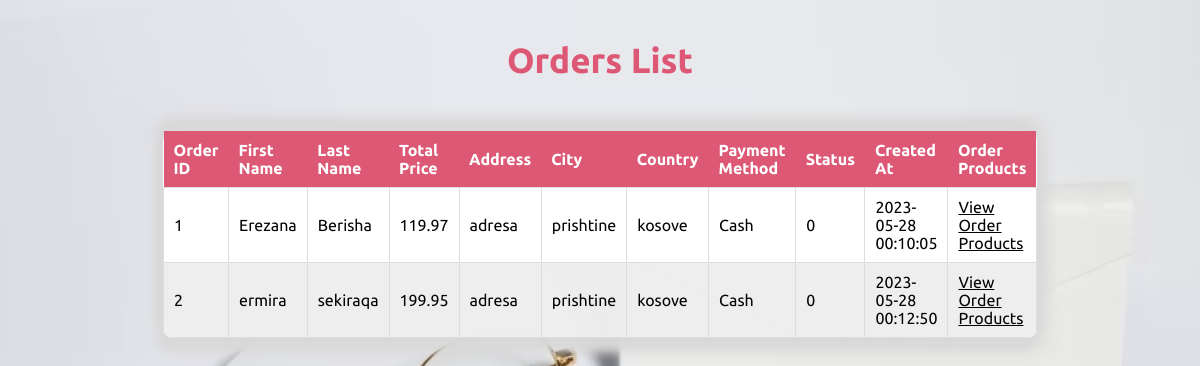
/orders-table.php (signed in), run on the app's committed database.
### tables this page shows
CREATE TABLE `orders` (
  `order_id` int(11) NOT NULL,
  `first_name` varchar(50) DEFAULT NULL,
  `last_name` varchar(50) DEFAULT NULL,
  `total_price` decimal(10,2) DEFAULT NULL,
  `address` varchar(100) DEFAULT NULL,
  `city` varchar(50) DEFAULT NULL,
  `country` varchar(50) DEFAULT NULL,
  `payment_method` varchar(50) DEFAULT NULL,
  `status` varchar(50) DEFAULT NULL,
  `created_at` timestamp NOT NULL DEFAULT current_timestamp()
);

### orders-table.php (the view, shortened to what this page needs)
<?php
$host = 'localhost';
$username = 'root';
$password = '';
$database = 'e-commerce-db';
if (isset($_SESSION['email'])) {
    if ($_SESSION['role'] === 'admin') {
        echo
        '<!DOCTYPE html>
        <html>
        <head>
            <meta charset="UTF-8">
            <meta http-equiv="X-UA-Compatible" content="IE=edge">
            <meta name="viewport" content="width=device-width, initial-scale=1.0">
            <link rel="stylesheet" href="https://cdnjs.cloudflare.com/ajax/libs/font-awesome/4.7.0/css/font-awesome.min.css">
            <link rel="stylesheet" type="text/css"
                href="http://fonts.googleapis.com/css?family=Ubuntu:regular,bold&subset=Latin">
            <link rel="stylesheet" type="text/css" href="http://fonts.googleapis.com/css?family=Ubuntu:regular,bold&subset=Latin" />
            <link rel="stylesheet" href="css\normalize.css">
            <link rel="stylesheet" href="css\common.css">
            <link rel="stylesheet" href="css/product-table.css" />
            <script defer src="js\header-functions.js"></script>
            <title>Order Table</title>
        </head>
        <body>
            <header>
            </header>
            <table>
                <caption>Orders List</caption>
                <thead>
                    <tr>
                        <th>Order ID</th>
                        <th>First Name</th>
                        <th>Last Name</th>
                        <th>Total Price</th>
                        <th>Address</th>
                        <th>City</th>
                        <th>Country</th>
                        <th>Payment Method</th>
                        <th>Status</th>
                        <th>Created At</th>
                        <th>Order Products</th>
                    </tr>
                </thead>
                <tbody>';
        $pdo = new PDO("mysql:host=$host;dbname=$database", $username, $password);
        $query = "SELECT * FROM `orders`";
        $stmt = $pdo->query($query);
        while ($row = $stmt->fetch(PDO::FETCH_ASSOC)) {
            echo "<tr>";
            echo "<td>{$row['order_id']}</td>";
            echo "<td>{$row['first_name']}</td>";
            echo "<td>{$row['last_name']}</td>";
            echo "<td>{$row['total_price']}</td>";
            echo "<td>{$row['address']}</td>";
            echo "<td>{$row['city']}</td>";
            echo "<td>{$row['country']}</td>";
            echo "<td>{$row['payment_method']}</td>";
            echo "<td>{$row['status']}</td>";
            echo "<td>{$row['created_at']}</td>";
            echo "<td id='view-order-products-anchor'><a href=\"order-products-table.php?order_id={$row['order_id']}\">View Order Products</a></td>";
            echo "</tr>";
        }
        echo
        '</tbody>
            </table>
        </body>
        </html>';
    } else {
        header("Location: index.html");
    }
}

### css/common.css (style rules this page uses)
:root { --padding: 3rem; --background-grey: #eeeeee; --light-grey: #7c7a7a; --light-pink: #dc5774; --font-size: 14px; }
a { color: unset; text-decoration: none; }

### css/product-table.css (style rules this page uses)
:root { --light-pink: #dc5774; --background-grey: #eeeeee; --light-grey: #7c7a7a; }
body { background-image: url('../images/entry-background.jpg'); background-repeat: no-repeat; background-position: center center; background-attachment: fixed; background-size: cover; opacity: 0.99; }
table { font-family: 'Ubuntu', sans-serif; width: 70%; margin: 0 auto; border-collapse: collapse; border-radius: 10px; overflow: hidden; background-color: white; box-shadow: -5px -10px 10px 2px #d9d9d9, 5px 10px 15px 2px #d9d9d9, -5px 10px 10px 2px #d9d9d9, 5px -10px 15px 2px #d9d9d9; }
caption { color: var(--light-pink); font-size: 35px; font-weight: bold; margin-bottom: 50px; margin-top: 40px; }
thead th { background-color: var(--light-pink); color: #fff; text-align: left; padding: 10px; }
tbody td { border: 1px solid #ddd; padding: 10px; border-radius: 2px; }
tbody tr:nth-child(even) { background-color: #eeeeee; }
#view-order-products-anchor a { text-decoration: underline; }

### data on the page
orders: order_id "1", first_name "Erezana", last_name "Berisha", total_price "119.97", address "adresa", city "prishtine", country "kosove", payment_method "Cash", status "0", created_at "2023-05-28 00:10:05"
orders: order_id "2", first_name "ermira", last_name "sekiraqa", total_price "199.95", address "adresa", city "prishtine", country "kosove", payment_method "Cash", status "0", created_at "2023-05-28 00:12:50"
